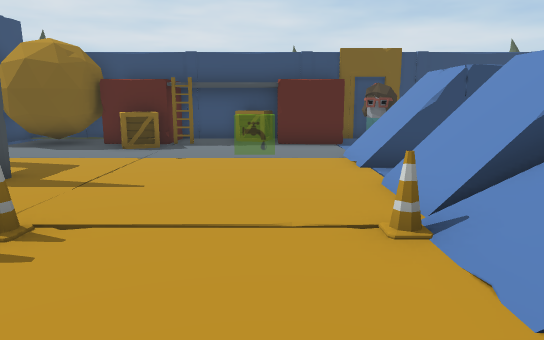
[1] (above)

23 first-person views from a walk through a 3-D level made in the Unity game engine. The camera is 1.3 m above the floor, tilts 10° down and sees 70° across. Doors are open. The floor is counted in squares, 1 m on a side. Each view is taken from the middle of a square. On the plan, view 1 faces up. The plan holds only what a view shows up to about 16 squares ahead; the rest is blank. The place goes on beyond the plan. Some animated figures are left out.

[2]
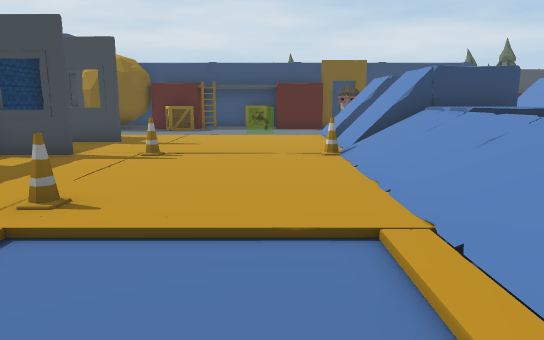

[3]
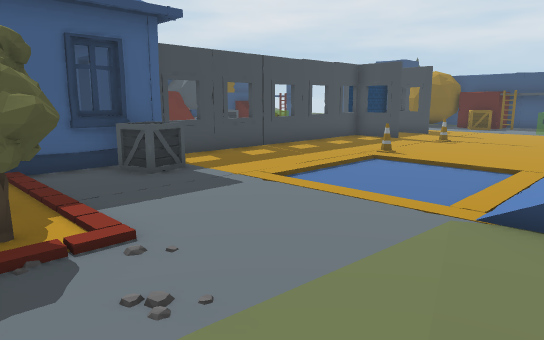

[4]
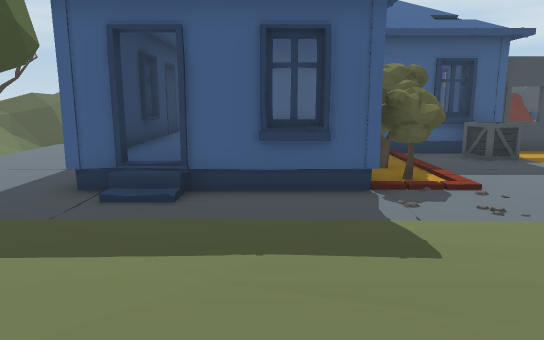

[5]
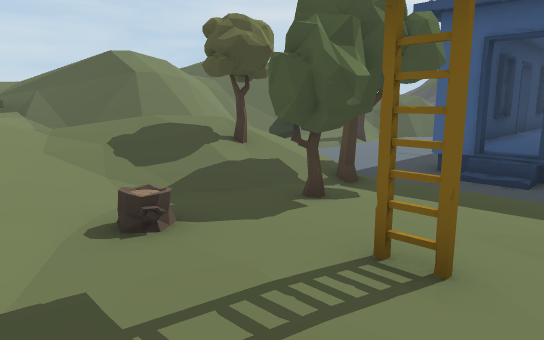

[6]
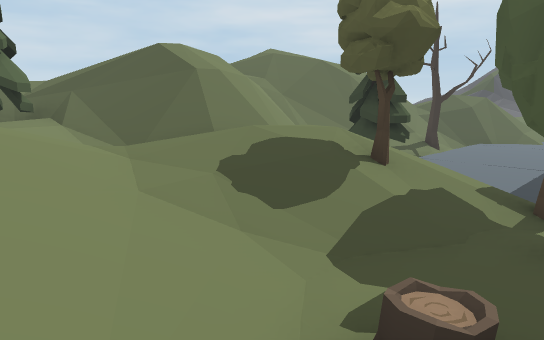

[7]
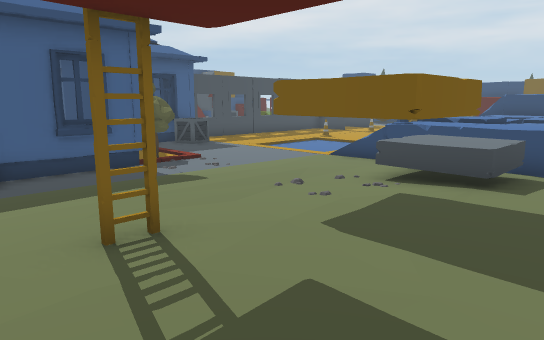

[8]
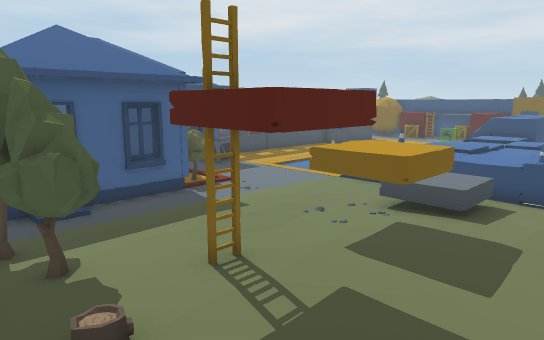

[9]
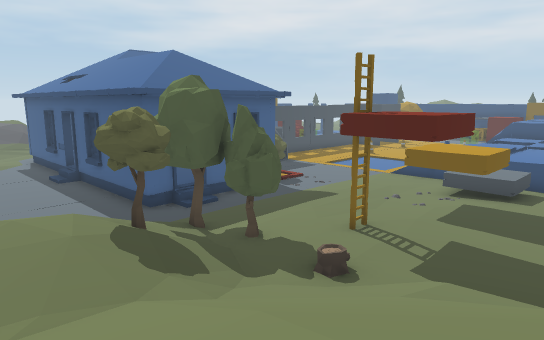

[10]
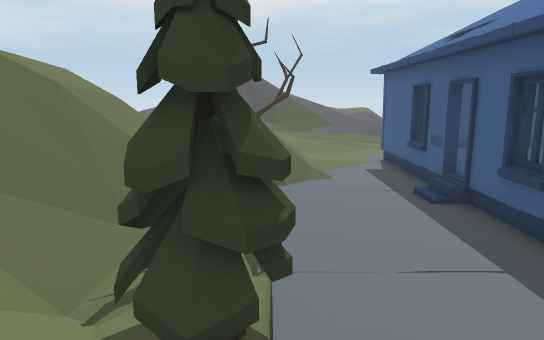

[11]
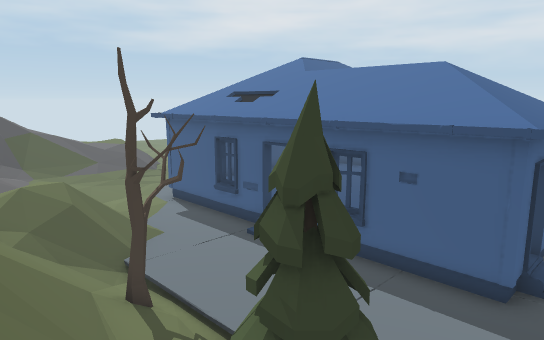

[12]
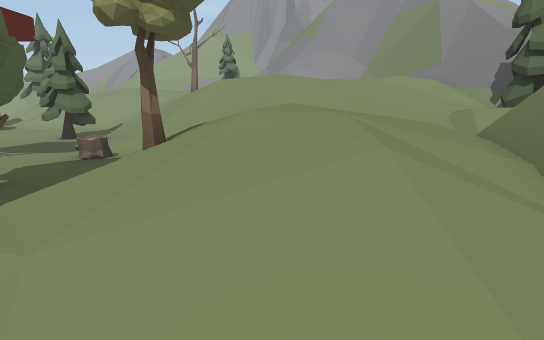

[13]
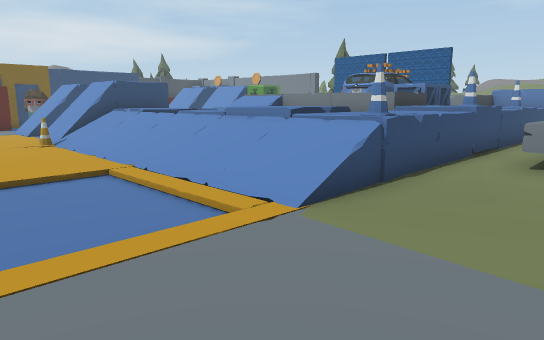

[14]
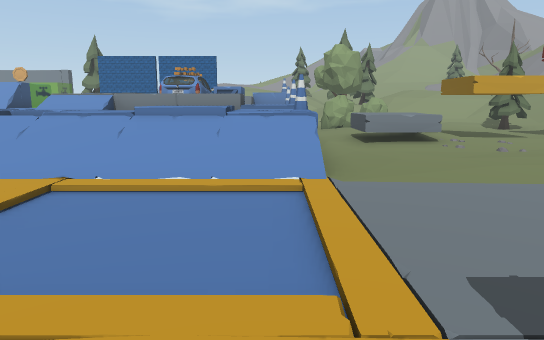

[15]
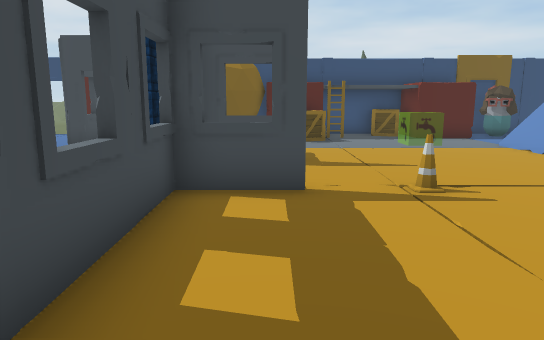

[16]
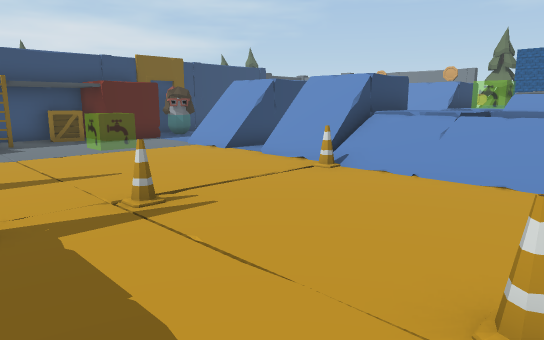

[17]
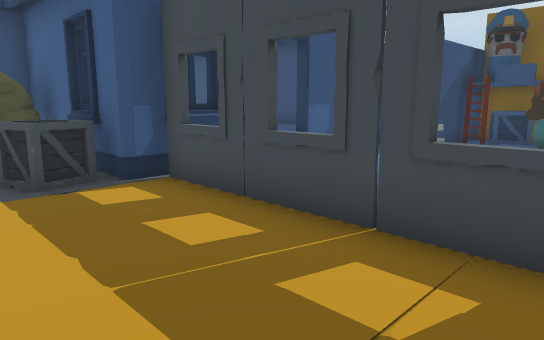

[18]
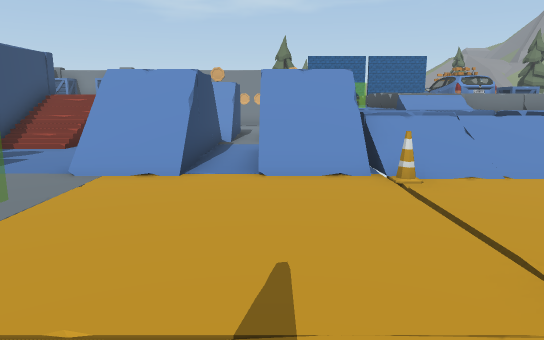

[19]
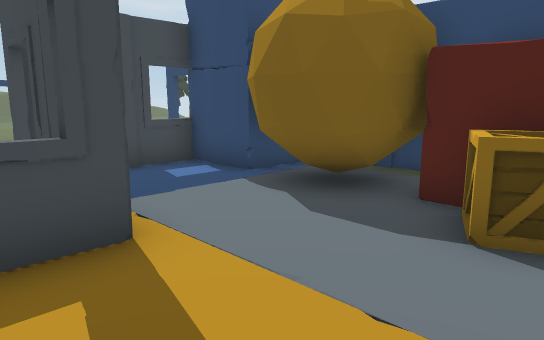

[20]
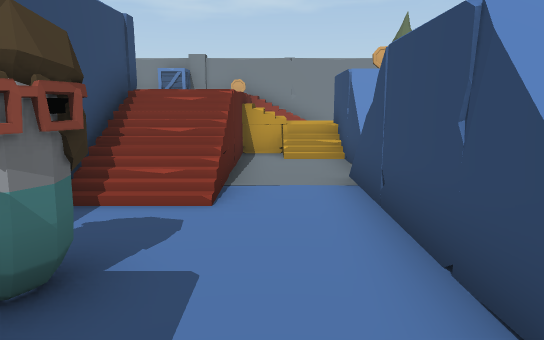

[21]
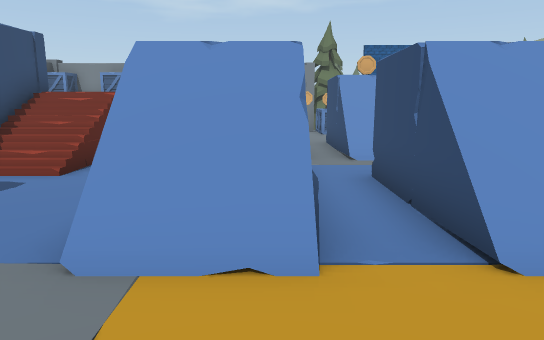

[22]
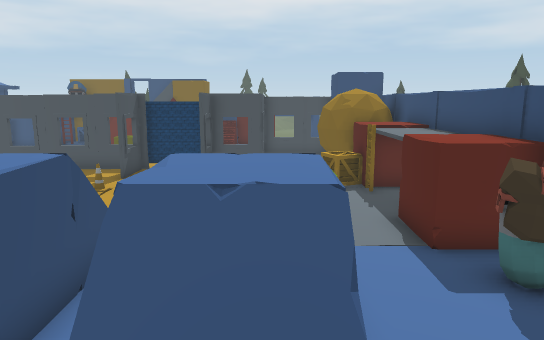

[23]
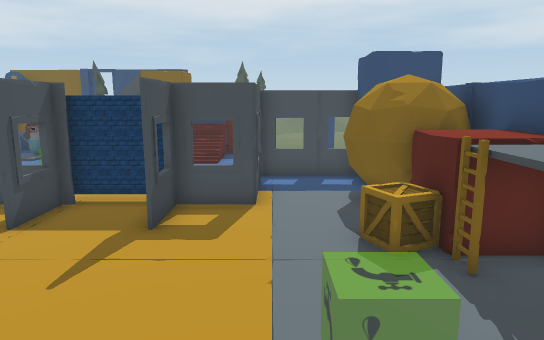

### Floor plan
Key: @ floor where view 1 was taken; # wall or solid block; x gap in a wall; . main floor; : floor 0.25 m higher than the main floor; + floor 0.5 m higher than the main floor; * floor 1.25 m higher than the main floor; % floor 1.5 m higher than the main floor; & floor 1.75 m higher than the main floor; $ floor 2 m higher than the main floor; / step, stairs or slope; D open door; = window, fence, low wall or low ledge; ≈ liquid the walk keeps out of; v drop or lower ground; C crate; L ladder; N cone; H house; T tree; O other object.
Columns run from 15 left of view 1 to 10 right of it. Each row starts with its distance up from view 1.
 14         #################
 13      OO OOOOO.C#OOOO.///
 12      OOOOOOCL..OOO.O./=/%%
 11    ..#.OOO.CC.............
 10    ..#........≈≈..#OO##../
  9      #x###.......//$$////$
  8         .#.......///$////$
  7         O##.............vv
  6         O......../#OOO./#O
  5        .O........///    /$
  4        .O##.N...N/vv    vv
  3         .=.......//
  2          #.......//
  1          =.......//
  0          #.....@.//
 -1          =..N....//
 -2 O        #.......//
 -3 O        =.......//      C
 -4  O       #.......//      C
 -5 ##    D .=......///N   O
 -6  # H#HHHH#C....///=O...N..
 -7          #CC.........:::::
 -8          H.........:OOO::O
 -9  H       #.........:OOO++
-10  H       #TTTTT...::OOO++
-11  H       ##TTT#...::OOO::
-12               #..:::OOO:::
-13               H..:::::::::
-14               #...::L::::T
-15                /..:::::::T
-16  H###HHH #HH##DD.TTT:::+//
-17  ....HH./.HH.....TTT://///
-18  .............../TT///////
-19  .:/./.........///TT//////
-20     //.........///*//////$
-21     //=///// TT///**////&
-22     &/=//T//TTT ///  ////$
-23      ////#== T===///+/////
-24        ///##=#==#/////////
-25        ////v==#=/////*TT//

Positions as (right, up) in squares from view 1, and headings:
1: (0, 0), facing up
2: (0, -5), facing up
3: (3, -11), facing up-left
4: (6, -13), facing left
5: (8, -13), facing down-left
6: (8, -16), facing down-left
7: (9, -16), facing up-left
8: (10, -18), facing up-left
9: (10, -22), facing up-left
10: (2, -21), facing left
11: (1, -25), facing up-left
12: (-1, -20), facing right
13: (-2, -9), facing up-right
14: (-5, -5), facing right
15: (-5, -2), facing up
16: (-5, -1), facing up-right
17: (-3, 0), facing down-left
18: (-5, 6), facing right
19: (-3, 7), facing up-left
20: (1, 11), facing right
21: (-1, 8), facing right
22: (9, 9), facing left
23: (3, 9), facing left
